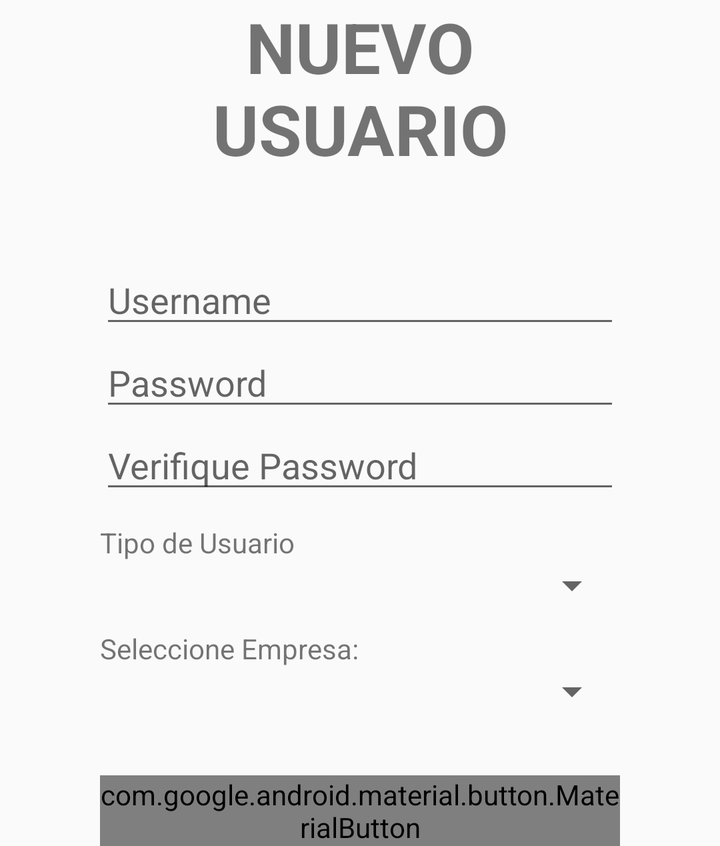
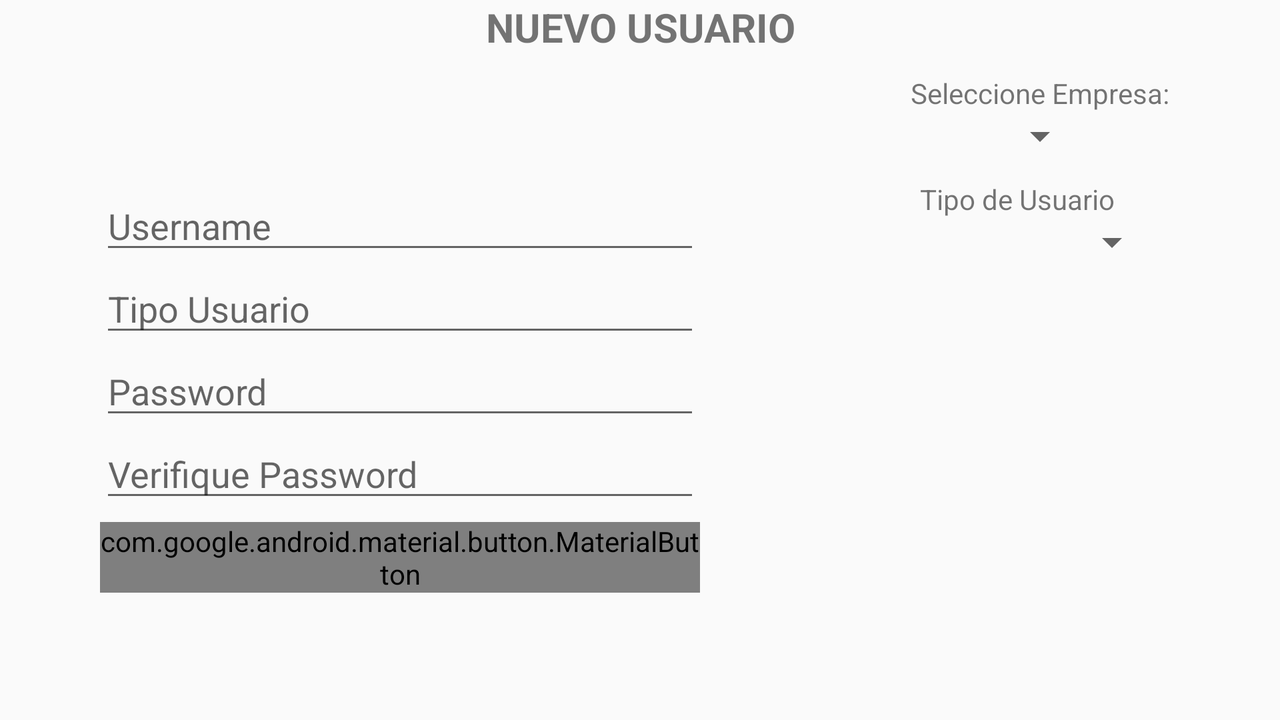

First picture: res/layout/ on a phone held upright. Second picture: the repository's own variant of that layout, on a device whose configuration matches the variant's folder. Source for both follows.
<!-- AndroidManifest.xml: application theme Theme.Tastit -->
<!-- res/layout/activity_usuarios.xml -->
<?xml version="1.0" encoding="utf-8"?>
<LinearLayout
    xmlns:android="http://schemas.android.com/apk/res/android"
    android:layout_width="match_parent"
    android:layout_height="wrap_content"
    android:orientation="vertical"
    android:layout_gravity="center"
    android:layout_marginHorizontal="50dp"
    >
    <TextView
        android:layout_width="match_parent"
        android:layout_height="match_parent"
        android:id="@+id/tituloEmpresa"
        android:text="NUEVO USUARIO"
        android:textStyle="bold"
        android:textSize="35dp"
        android:gravity="center"
        android:layout_marginBottom="40dp"/>
    <com.google.android.material.textfield.TextInputEditText
        android:layout_width="match_parent"
        android:layout_height="wrap_content"
        android:id="@+id/EtUsername"
        android:hint="Username "
        />
    <com.google.android.material.textfield.TextInputEditText
        android:layout_width="match_parent"
        android:layout_height="wrap_content"
        android:id="@+id/etPassUsuario"
        android:inputType="textPassword"
        android:hint="Password "/>
    <com.google.android.material.textfield.TextInputEditText
        android:layout_width="match_parent"
        android:layout_height="wrap_content"
        android:id="@+id/etPassUsuario2"
        android:inputType="textPassword"
        android:hint="Verifique Password "/>

    <TextView
        android:layout_width="match_parent"
        android:layout_height="wrap_content"
        android:text="Tipo de Usuario"
        android:layout_marginTop="10dp"
        android:id="@+id/textspinuser"/>
    <Spinner
        android:layout_width="match_parent"
        android:layout_height="wrap_content"
        android:id="@+id/spintipoUsuario"
        android:hint="Tipo Usuario "/>


    <TextView
        android:layout_width="match_parent"
        android:layout_height="wrap_content"
        android:text="Seleccione Empresa:"
        android:id="@+id/textempresa"
        android:layout_marginTop="10dp"/>
    <Spinner
        android:id="@+id/SpinEmpresas"
        android:layout_width="match_parent"
        android:layout_height="wrap_content" />

    <com.google.android.material.button.MaterialButton
        android:layout_width="match_parent"
        android:layout_height="wrap_content"
        android:id="@+id/btnAgregarusuario"
        android:layout_marginTop="30dp"
        android:text="Agregar"/>



</LinearLayout>
<!-- resources referenced by this layout -->
<resources>
  <style name="Theme.Tastit" parent="Theme.AppCompat.Light.DarkActionBar">
          
          <item name="colorPrimary">@color/FondoLogo</item>
          <item name="colorPrimaryVariant">@color/purple_700</item>
          <item name="colorOnPrimary">@color/LetrasLogo</item>
          
          <item name="colorSecondary">@color/teal_200</item>
          <item name="colorSecondaryVariant">@color/teal_700</item>
          <item name="colorOnSecondary">@color/black</item>
          
          <item name="android:statusBarColor" tools:targetApi="l">?attr/colorOnPrimary</item>
          
      </style>
  <color name="FondoLogo">#140406</color>
  <color name="purple_700">#FF3700B3</color>
  <color name="LetrasLogo">#e7c21f</color>
  <color name="teal_200">#FF03DAC5</color>
  <color name="teal_700">#FF018786</color>
  <color name="black">#FF000000</color>
</resources>
<!-- res/layout-land/activity_usuarios.xml (the repository's variant of the layout above) -->
<!-- drawn on the phone turned sideways -->
<?xml version="1.0" encoding="utf-8"?>
<LinearLayout
    xmlns:android="http://schemas.android.com/apk/res/android"
    android:layout_width="match_parent"
    android:layout_height="match_parent"
    android:orientation="vertical"
    android:layout_gravity="center"
    android:layout_marginHorizontal="50dp"
    >
    <TextView
        android:layout_width="match_parent"
        android:layout_height="wrap_content"
        android:id="@+id/tituloEmpresa"
        android:text="NUEVO USUARIO"
        android:textStyle="bold"
        android:textSize="20dp"
        android:gravity="center"
        />
<LinearLayout
    xmlns:android="http://schemas.android.com/apk/res/android"
    android:layout_width="match_parent"
    android:layout_height="match_parent"
    android:orientation="horizontal"
    android:layout_gravity="center"

    >

<LinearLayout
    xmlns:android="http://schemas.android.com/apk/res/android"
    android:layout_width="300dp"
    android:layout_height="wrap_content"
    android:orientation="vertical"
    android:layout_gravity="center"

    >

    <com.google.android.material.textfield.TextInputEditText
        android:layout_width="match_parent"
        android:layout_height="wrap_content"
        android:id="@+id/EtUsername"
        android:hint="Username "
        />

    <com.google.android.material.textfield.TextInputEditText
        android:layout_width="match_parent"
        android:layout_height="wrap_content"
        android:id="@+id/EttipoUsuario"
        android:hint="Tipo Usuario "/>
    <com.google.android.material.textfield.TextInputEditText
        android:layout_width="match_parent"
        android:layout_height="wrap_content"
        android:id="@+id/etPassUsuario"
        android:inputType="textPassword"
        android:hint="Password "/>
    <com.google.android.material.textfield.TextInputEditText
        android:layout_width="match_parent"
        android:layout_height="wrap_content"
        android:id="@+id/etPassUsuario2"
        android:inputType="textPassword"
        android:hint="Verifique Password"/>

    <com.google.android.material.button.MaterialButton
        android:layout_width="match_parent"
        android:layout_height="wrap_content"
        android:id="@+id/btnAgregarusuario"
        android:layout_marginTop="5dp"
        android:text="Agregar"/>



</LinearLayout>
    <LinearLayout
        android:layout_width="300dp"
        android:layout_height="match_parent"
        android:orientation="vertical"
        android:layout_gravity="center|top"
        android:layout_marginHorizontal="20dp">
    <TextView
        android:layout_width="wrap_content"
        android:layout_height="wrap_content"
        android:text="Seleccione Empresa:"
        android:layout_marginTop="10dp"
        android:layout_gravity="center"/>
    <Spinner
        android:id="@+id/SpinEmpresas"
        android:layout_width="wrap_content"
        android:layout_height="wrap_content"
        android:layout_gravity="center"/>
        <TextView
            android:layout_width="match_parent"
            android:layout_height="wrap_content"
            android:text="Tipo de Usuario"
            android:id="@+id/textspinuser"
            android:layout_marginHorizontal="90dp"
            android:layout_marginTop="10dp"/>
        <Spinner
            android:layout_width="match_parent"
            android:layout_height="wrap_content"
            android:id="@+id/spintipoUsuario"
            android:layout_marginHorizontal="90dp"
            android:hint="Tipo Usuario "/>
    </LinearLayout>
</LinearLayout>
</LinearLayout>
